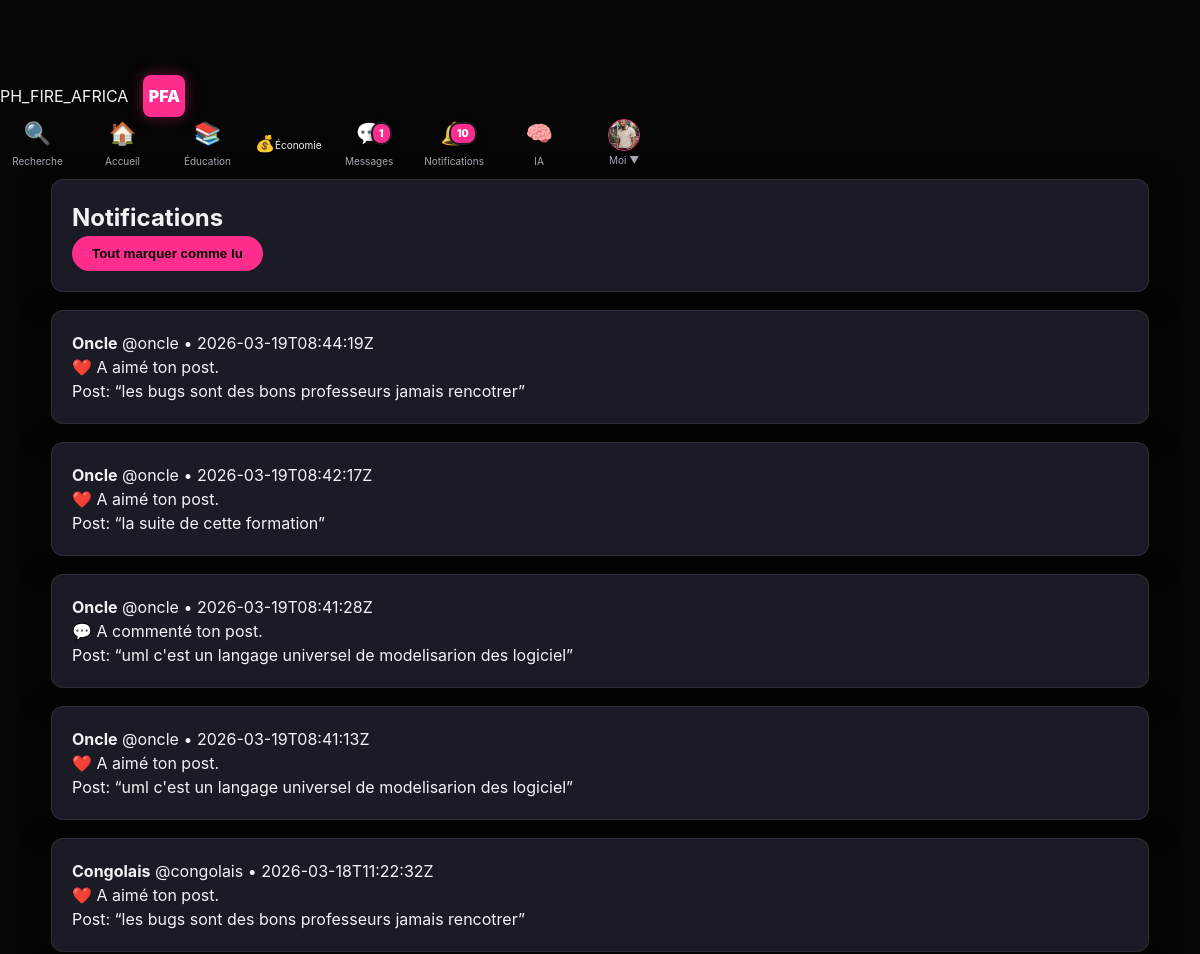
The page /notifications (signed in, upper part) on the database as committed earlier.
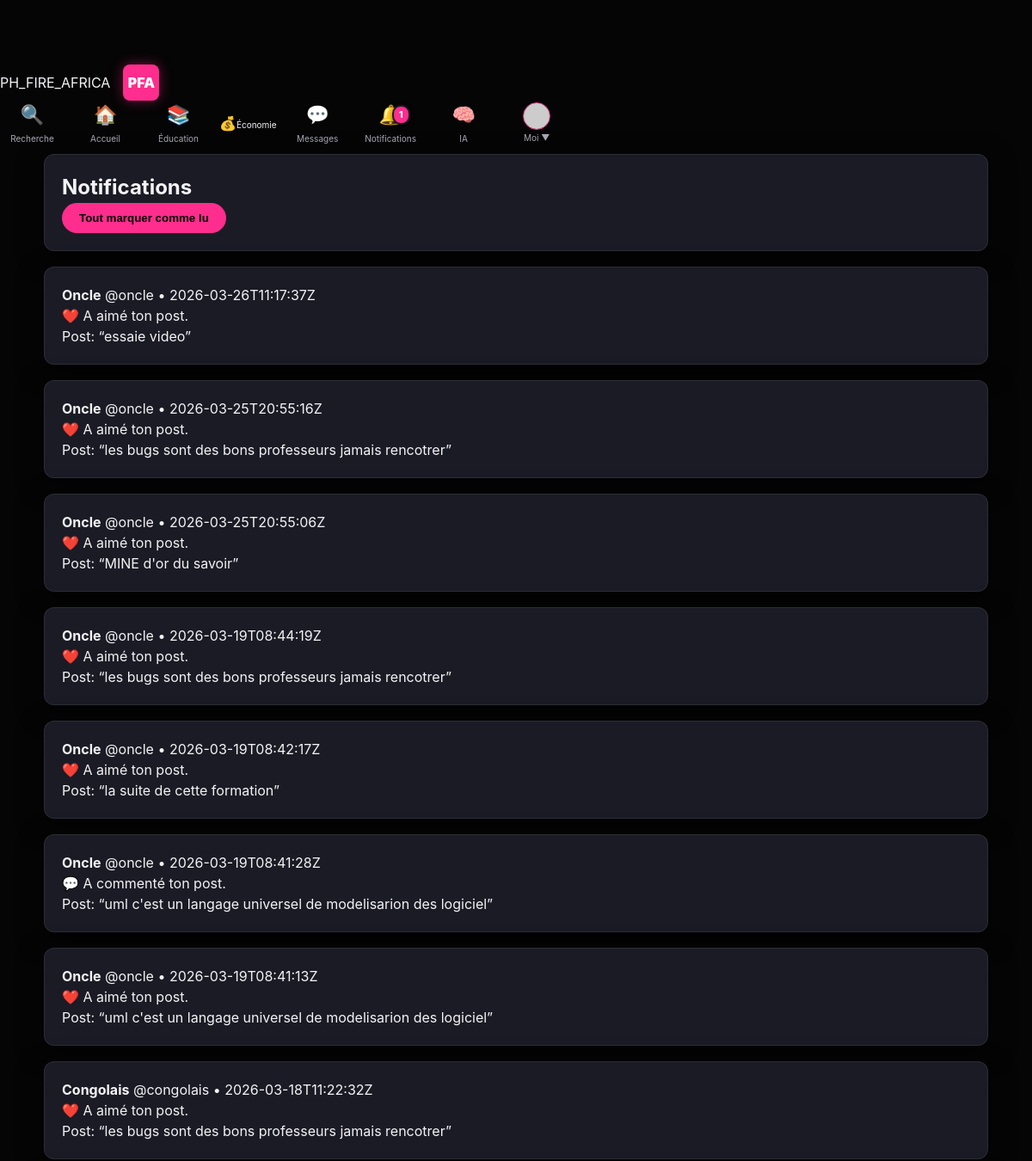
The same page on the database as committed later.
### tables this page shows
CREATE TABLE users (
  id INTEGER PRIMARY KEY AUTOINCREMENT,
  username TEXT UNIQUE NOT NULL,
  identifier TEXT UNIQUE NOT NULL,
  display_name TEXT NOT NULL,
  bio TEXT DEFAULT '',
  password_hash TEXT NOT NULL,
  created_at TEXT NOT NULL
, profile_pic TEXT DEFAULT 'default_avatar.png', cover_pic TEXT DEFAULT 'default_cover.jpg');

CREATE TABLE notifications (
  id INTEGER PRIMARY KEY AUTOINCREMENT,
  user_id INTEGER NOT NULL,
  actor_id INTEGER NOT NULL,
  ntype TEXT NOT NULL,
  post_id INTEGER,
  created_at TEXT NOT NULL,
  is_read INTEGER NOT NULL DEFAULT 0,
  FOREIGN KEY (user_id) REFERENCES users(id) ON DELETE CASCADE,
  FOREIGN KEY (actor_id) REFERENCES users(id) ON DELETE CASCADE,
  FOREIGN KEY (post_id) REFERENCES posts(id) ON DELETE CASCADE
);

CREATE TABLE posts (
  id INTEGER PRIMARY KEY AUTOINCREMENT,
  user_id INTEGER NOT NULL,
  content TEXT NOT NULL,
  image_filename TEXT,
  created_at TEXT NOT NULL,
  FOREIGN KEY (user_id) REFERENCES users(id) ON DELETE CASCADE
);

### app.py (the view)
    @app.get("/notifications")
    @login_required
    def notifications():
        me = current_user()
        rows = db_all(
            "SELECT n.*, a.username AS actor_username, a.display_name AS actor_display_name, "
            "p.content AS post_content "
            "FROM notifications n "
            "JOIN users a ON a.id=n.actor_id "
            "LEFT JOIN posts p ON p.id=n.post_id "
            "WHERE n.user_id=? ORDER BY n.created_at DESC LIMIT 100",
            (me["id"],),
        )
        return render_template("notifications.html", notifications=rows)

### templates/notifications.html (shortened to what this page needs)
{% extends "base.html" %}
{% set title = "Notifications" %}
{% block content %}
<div class="card notif-head">
  <h2>Notifications</h2>
  <form method="post" action="{{ url_for('notifications_read_all') }}">
    <button class="btn btn-ghost" type="submit">Tout marquer comme lu</button>
  </form>
</div>
{% for n in notifications %}
  <div class="card notif {% if n.is_read == 0 %}notif-unread{% endif %}">
    <div class="notif-line">
      <b>{{ n.actor_display_name }}</b>
      <span class="muted">@{{ n.actor_username }}</span>
      <span class="muted small">• {{ n.created_at }}</span>
    </div>
    {% if n.ntype == 'follow' %}
      <div>✅ S’est abonné à toi.</div>
    {% elif n.ntype == 'like' %}
      <div>❤️ A aimé ton post.</div>
    {% elif n.ntype == 'comment' %}
      <div>💬 A commenté ton post.</div>
    {% endif %}
    {% if n.post_id %}
      <div class="muted small">Post: “{{ (n.post_content or '')[:120] }}”</div>
    {% endif %}
  </div>
{% endfor %}
{% endblock %}

### templates/base.html (shortened to what this page needs)
<!DOCTYPE html>
<html lang="fr">
<head>
  <link rel="stylesheet" href="{{ url_for('static', filename='style.css') }}">
</head>
<body>
  {% if me %}
  <div class="nav-left">
     <a href="{{ url_for('feed') }}" class="nav-logo">PH_FIRE_AFRICA</a>
    <a href="{{ url_for('feed') }}" class="logo-pfa">PFA</a>
  </div>
      <nav class="nav-icons-group">
      <a href="{{ url_for('rechercher') }}" class="nav-link-icon" title="Rechercher">
      <span class="icon">🔍</span><span class="nav-text">Recherche</span></a>
      <a href="{{ url_for('feed') }}" class="nav-link-icon" title="Accueil">
      <span class="icon">🏠</span><span class="nav-text">Accueil</span></a>
      <a href="{{ url_for('academie_home') }}" class="nav-link-icon" title="Éducation">
      <span class="icon">📚</span><span class="nav-text">Éducation</span></a>
      <a href="{{ url_for('wallet') }}" class="nav-icon" title="Économie">
      <span class="icon">💰</span><span class="nav-text">Économie</span></a>
      <a href="{{ url_for('messages') }}" class="nav-link-icon" title="Messages">
    <span class="icon">💬</span>
    {% if unread_messages > 0 %}
        <span class="badge-alert">{{ unread_messages }}</span>
    {% endif %}
    <span class="nav-text">Messages</span>
</a>
<a href="{{ url_for('notifications') }}" class="nav-link-icon" title="Notifications">
    <span class="icon">🔔</span>
    {% if unread_notifications > 0 %}
        <span class="badge-alert">{{ unread_notifications }}</span>
    {% endif %}
    <span class="nav-text">Notifications</span>
</a>
      <a href="{{ url_for('tuteur_view') }}" class="nav-link-icon" title="IA Mwalimu">
      <span class="icon">🧠</span><span class="nav-text">IA</span></a>
      <a href="{{ url_for('profile', username=me.username) }}" class="nav-link-icon profile-link">
      <img src="{{ url_for('static', filename='uploads/' ~ me.profile_pic) }}" class="avatar-nav" onerror="this.src='https://ui-avatars.com/api/?name={{ me.display_name }}&background=ff2d8d&color=fff'">
      <span class="nav-text">Moi ▼</span></a>
    </nav>
  {% endif %}
  <main class="container">
    {% block content %}{% endblock %}
  </main>
</body>
</html>

Rows that differ between the two databases and show on the page:
no longer on this page (row edited): users: profile_pic (picture)
added notifications: actor_display_name "Oncle", actor_username "oncle", created_at "2026-03-26T11:17:37Z", ntype "❤️ A aimé ton post."
added posts: content "essaie video"
added notifications: actor_display_name "Oncle", actor_username "oncle", created_at "2026-03-25T20:55:16Z", ntype "❤️ A aimé ton post.", {{ (n.post_content or '')[:120] }} "les bugs sont des bons professeurs jamais rencotrer"
added notifications: actor_display_name "Oncle", actor_username "oncle", created_at "2026-03-25T20:55:06Z", ntype "❤️ A aimé ton post."
now on this page (row unchanged): posts: content "MINE d'or du savoir"
Other text that changed with them:
{{ unread_notifications }}: "10" → "1"
{{ unread_messages }}: "1" → (not shown)
